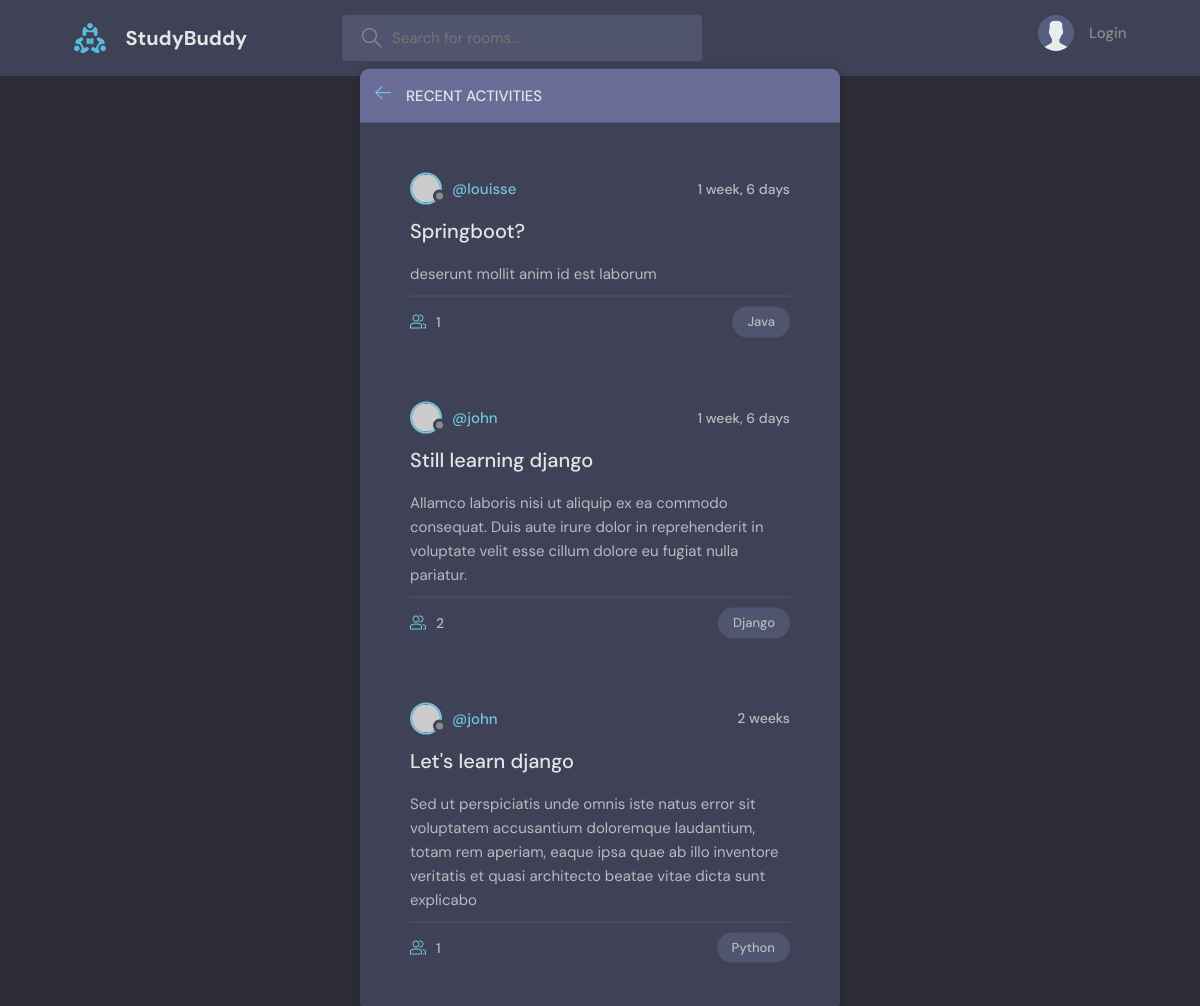
Page /activities-page/ on the committed database.
### baseapp/models.py (models this page shows, shortened)
class Room(models.Model):
    host = models.ForeignKey(User, on_delete=models.SET_NULL, null=True)       # when User table got deleted the host data will set to Null
    topic = models.ForeignKey(Topic, on_delete=models.SET_NULL, null=True)     # Cascade - when User table got deleted the host data will delete too
    name = models.CharField(max_length=255)
    description = models.TextField(null=True, blank=True)
    participant = models.ManyToManyField(User, related_name="participants", blank=True)   # models.ManyToManyField(<Tablename>,<name use in views.py>, it's okay to get an empty value in participants) # related_name = name in admin panel
    updated = models.DateTimeField(auto_now=True)
    created = models.DateTimeField(auto_now_add=True)
    class Meta:
        ordering = ["-updated", "-created"]         # with '-' is descending order (last will be the first)

class User(AbstractUser):
    name = models.CharField(max_length=255, null=True)
    email = models.EmailField(unique=True)
    bio = models.TextField(null=True)
    avatar = models.ImageField(null=True, default="avatar.svg")
    USERNAME_FIELD = "email"
    REQUIRED_FIELDS = []

class Topic(models.Model):
    name = models.CharField(max_length=255)

### baseapp/views.py (the view)
# urls.py: path("activities-page/", views.activitiespage, name="activity"),
def activitiespage(request):
    rooms = Room.objects.all()[:3]
    context = {
        "rooms": rooms
    }
    return render(request, "activity.html", context)

### baseapp/templates/activity.html (shortened to what this page needs)
{% extends "main.html" %}
{% block content %}
<main class="layout">
  <div class="container">
    <div class="layout__box">
      <div class="layout__boxHeader">
        <div class="layout__boxTitle">
          <a href="/">
            <svg version="1.1" xmlns="http://www.w3.org/2000/svg" width="32" height="32" viewBox="0 0 32 32">
              <title>arrow-left</title>
              <path
                d="M13.723 2.286l-13.723 13.714 13.719 13.714 1.616-1.611-10.96-10.96h27.625v-2.286h-27.625l10.965-10.965-1.616-1.607z"
              ></path>
            </svg>
          </a>
          <h3>Recent Activities</h3>
        </div>
      </div>
      <div class="activities-page layout__body">
        {% for room in rooms %}
      <div class="roomListRoom">
        <div class="roomListRoom__header">
          <a href="/profile/{{room.host.id}}" class="roomListRoom__author">
            <div class="avatar avatar--small">
              <img src="https://randomuser.me/api/portraits/women/11.jpg" />
            </div>
            <span>@{{room.host.username}}</span>
          </a>
          <div class="roomListRoom__actions">
            <span>{{room.created|timesince}}</span>
          </div>
        </div>
        <div class="roomListRoom__content">
            <a href="/room/{{room.id}}">{{room.name}}</a>
            <p>{{room.description}}</p>
        </div>
        <div class="roomListRoom__meta">
          <a href="room.html" class="roomListRoom__joined">
              {{room.participant.count}}
          </a>
          <p class="roomListRoom__topic">{{room.topic.name}}</p>
        </div>
      </div>
    {% endfor %}
      </div>
    </div>
  </div>
</main>
{% endblock %}

### baseapp/static/styles/style.css (style rules this page uses)
:root { --color-main: #71c6dd; --color-main-light: #e1f6fb; --color-dark: #3f4156; --color-dark-medium: #51546e; --color-dark-light: #696d97; --color-light: #e5e5e5; --color-gray: #8b8b8b; --color-light-gray: #b2bdbd; --color-bg: #2d2d39; --color-success: #5dd693; --color-error: #fc4b0b; }
* { font-family: "DM Sans", -apple-system, BlinkMacSystemFont, "Segoe UI", Roboto, Oxygen, Ubuntu, Cantarell, "Open Sans", "Helvetica Neue", sans-serif; margin: 0; padding: 0; box-sizing: border-box; text-rendering: optimizeLegibility; font-size: inherit; }
html { font-size: 56.25%; }
@media only screen and (min-width: 1200px) { html { font-size: 62.5%; } }
body { line-height: 1.6; font-weight: 400; font-size: 1.5rem; color: var(--color-light-gray); background-color: var(--color-bg); min-height: 100vh; }
img { width: 100%; }
a { display: inline-block; color: var(--color-main); text-decoration: none; }
.container { max-width: 120rem; width: 90%; margin: auto; }
.avatar { position: relative; display: inline-block; border-radius: 50%; border: 2px solid var(--color-main); }
.avatar img { display: block; border-radius: 50%; object-fit: cover; object-position: center; }
.avatar::after { content: ""; display: block; position: absolute; background-color: var(--color-gray); z-index: 111; border-radius: 50%; border: 0.3rem solid var(--color-dark); }
.avatar.avatar--small img { width: 2.8rem; height: 2.8rem; }
.avatar.avatar--small:after { width: 0.7rem; height: 0.7rem; bottom: 0px; right: -6px; }
.layout { margin-top: 2.4rem; }
.layout > .container { display: flex; justify-content: space-between; align-items: flex-start; }
.layout__box { width: 90%; max-width: 48rem; min-height: 40rem; position: absolute; top: 50%; left: 50%; transform: translate(-50%, -46%); background-color: var(--color-dark); border-radius: 1rem; box-shadow: 1px 1px 6px 3px rgba(0, 0, 0, 0.1); overflow: hidden; }
.layout__boxHeader { display: flex; padding: 1.5rem; background-color: var(--color-dark-light); }
.layout__boxTitle { display: flex; gap: 1.5rem; align-items: center; }
.layout__boxTitle h3 { text-transform: uppercase; font-weight: 500; color: var(--color-light); }
.layout__boxTitle svg { width: 1.6rem; height: 1.6rem; fill: var(--color-main); }
.layout__body { margin: 3rem; }
.roomListRoom { margin-bottom: 2.4rem; background-color: var(--color-dark); border-radius: 1rem; padding: 2rem; }
.roomListRoom__header { display: flex; justify-content: space-between; align-items: center; }
.roomListRoom__author { font-weight: 500; display: flex; align-items: center; gap: 1rem; }
.roomListRoom__actions { display: flex; align-items: flex-start; gap: 1rem; position: relative; }
.roomListRoom__actions span { font-size: 1.4rem; font-weight: 500; }
.roomListRoom__content { margin: 1rem 0; }
.roomListRoom__content a { font-size: 2rem; font-weight: 500; margin-bottom: 1.5rem; color: var(--color-light); transition: all 0.3s ease-in-out; }
.roomListRoom__meta { border-top: 1px solid var(--color-dark-medium); padding-top: 1rem; display: flex; align-items: center; justify-content: space-between; }
.roomListRoom__joined { color: var(--color-light-gray); display: flex; align-items: center; gap: 1rem; font-size: 1.4rem; font-weight: 500; }
.roomListRoom__joined svg { fill: var(--color-main); width: 1.6rem; height: 1.6rem; }
.roomListRoom__topic { padding: 5px 1.5rem; background-color: var(--color-dark-medium); border-radius: 5rem; font-weight: 500; font-size: 1.3rem; }

### rows in the picture
Room: host.username "louisse", created "1 week, 6 days", name "Springboot?", description "deserunt mollit anim id est laborum", participant.count "1", topic.name "Java"
Room: host.username "john", created "1 week, 6 days", name "Still learning django", description "Allamco laboris nisi ut aliquip ex ea commodo consequat. Duis aute irure dolor in reprehenderit in voluptate velit esse cillum dolore eu fugiat nulla pariatur.", participant.count "2", topic.name "Django"
Room: host.username "john", created "2 weeks", name "Let's learn django", description "Sed ut perspiciatis unde omnis iste natus error sit voluptatem accusantium doloremque laudantium, totam rem aperiam, eaque ipsa quae ab illo inventore veritatis et quasi architecto beatae vitae dicta sunt explicabo", participant.count "1", topic.name "Python"
